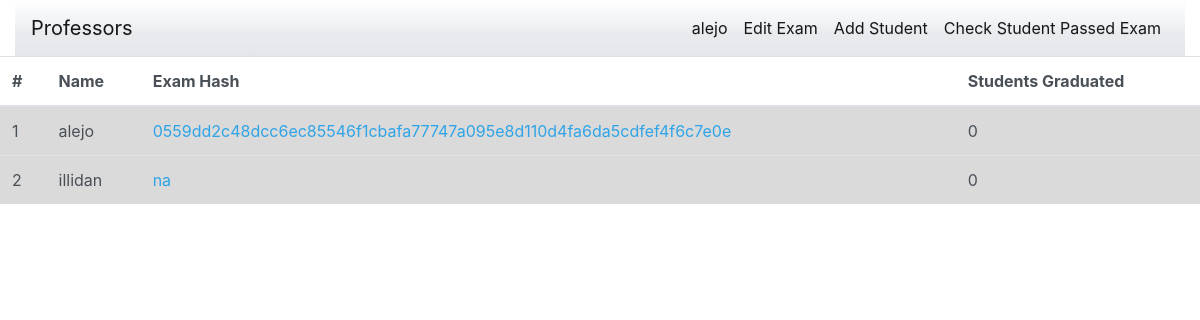
The app's page / (signed in) with its own data.
### home/models.py (models this page shows)
class Professor(models.Model):
    exam = models.ForeignKey(Exam, on_delete=models.CASCADE, null=True, blank=True)
    user = models.ForeignKey(User, on_delete=models.CASCADE)

class Exam(models.Model):
    hash = models.CharField(max_length=100)
    students_graduated = models.SmallIntegerField(default=0)
    q1 = models.CharField(max_length=250, blank=True)
    q2 = models.CharField(max_length=250, blank=True)
    q3 = models.CharField(max_length=250, blank=True)
    q4 = models.CharField(max_length=250, blank=True)
    q5 = models.CharField(max_length=250, blank=True)
    q6 = models.CharField(max_length=250, blank=True)
    q7 = models.CharField(max_length=250, blank=True)
    q8 = models.CharField(max_length=250, blank=True)
    q9 = models.CharField(max_length=250, blank=True)
    q10 = models.CharField(max_length=250, blank=True)

### home/views.py (the view)
# urls.py: 2. Add a URL to urlpatterns:  path('', views.home, name='home')
def home(request):
    template = "home.html"
    professors = Professor.objects.all()
    for p in professors:
        if not p.exam:
            e = Exam.objects.create(hash="na")
            p.exam = e
            p.save()
    context = {'professors': professors}
    return render(request, template, context)

### home/templates/home.html
{% extends 'base.html' %}
{% block content %}
			<table class="table">
				<thead>
					<tr>
						<th>
							#
						</th>
						<th>
							Name
						</th>
						<th>
							Exam Hash
						</th>
						<th>
							Students Graduated
						</th>
					</tr>
				</thead>
				<tbody>
                    {% for p in professors %}
					<tr class="table-active">
						<td>
							{{ forloop.counter }}
						</td>
						<td>
							{{ p.user.username }}
						</td>
						<td>
                            <a href="{% url 'exams' p.exam.id %}">{{ p.exam.hash }}</a>
						</td>
						<td>
							{{ p.exam.students_graduated }}
						</td>
					</tr>
                    {% endfor %}
				</tbody>
			</table>
{% endblock content %}

### home/templates/base.html (shortened to what this page needs)
<!DOCTYPE html>
<html lang="en">
<head>
    <link rel="stylesheet" type="text/css"
      href="https://stackpath.bootstrapcdn.com/bootswatch/4.3.1/cerulean/bootstrap.min.css">
</head>
<body>
<div class="container-fluid">
	<div class="row">
		<div class="col-md-12">
			<nav class="navbar navbar-expand-lg navbar-light bg-light">
				 <a class="navbar-brand" href="{% url 'home' %}">Professors</a>
                <ul class="navbar-nav ml-md-auto">
                    <li class="nav-item active">
                        {% if user.is_authenticated %}
                            <a class="nav-link" href="#">{{ user.username }} <span class="sr-only">(current)</span></a>
                        {% else %}
                            <a class="nav-link" href="#">Login <span class="sr-only">(current)</span></a>
                        {% endif %}
                    </li>
                <li class="nav-item active">
                    {% if user.is_authenticated %}
                        <a class="nav-link" href="{% url 'edit_exam' %}">Edit Exam</a>
                    {% endif %}
                </li>
                <li class="nav-item active">
                    {% if user.is_authenticated %}
                        <a class="nav-link" href="{% url 'add_student' %}">Add Student</a>
                    {% endif %}
                </li>
                <li class="nav-item active">
                    {% if user.is_authenticated %}
                        <a class="nav-link" href="{% url 'add_student' %}">Check Student Passed Exam</a>
                    {% endif %}
                </li>
                </ul>
			</nav>
        </div>
        {% block content %}
        {% endblock content %}
    </div>
</div>
</body>
</html>

### records on screen
Professor: user.username "alejo", exam.hash "0559dd2c48dcc6ec85546f1cbafa77747a095e8d110d4fa6da5cdfef4f6c7e0e", exam.students_graduated "0"
Professor: user.username "illidan", exam.hash "na", exam.students_graduated "0"

### other values on screen
{{ user.username }} "alejo"
